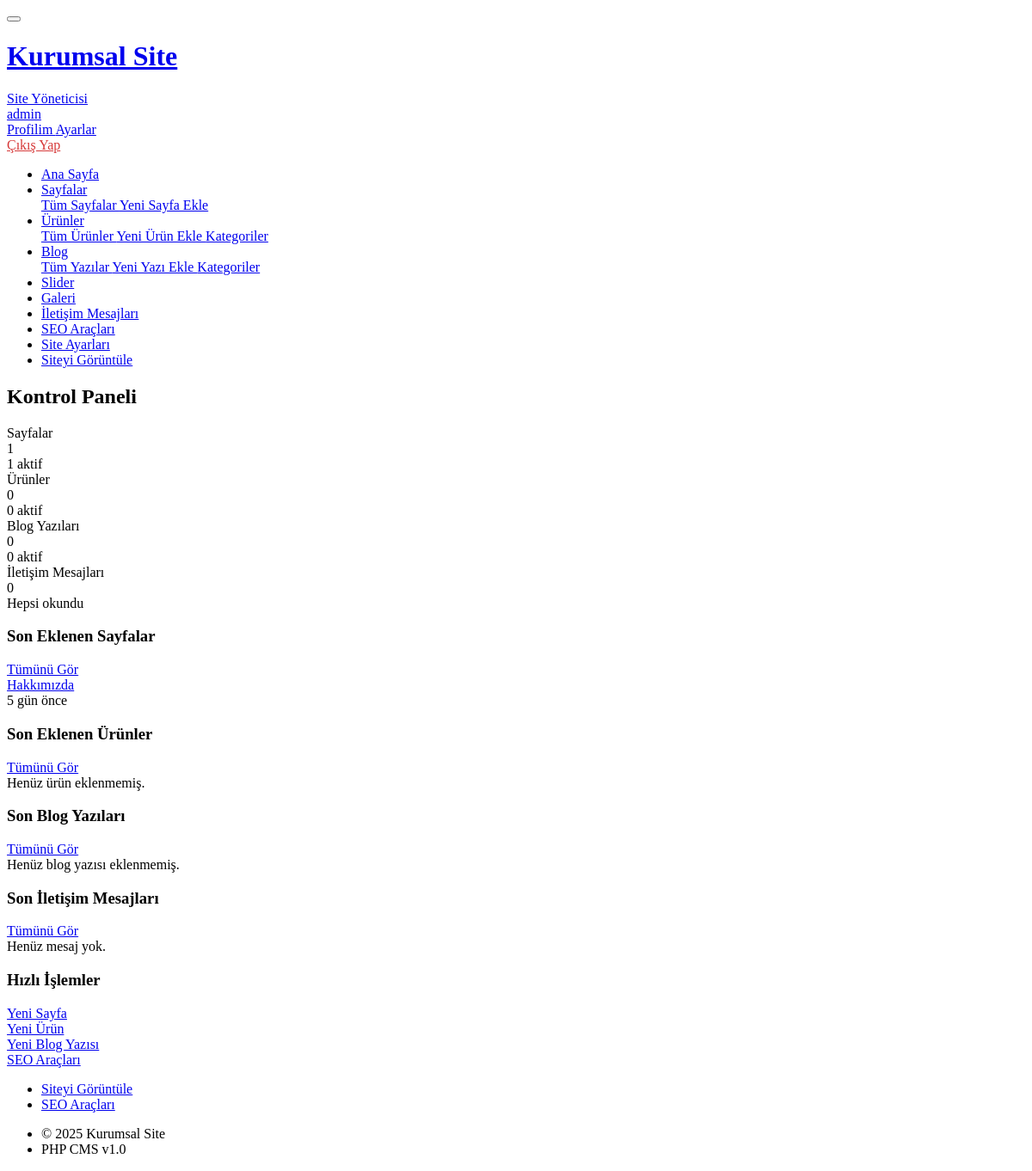
Page /admin/dashboard.php (signed in) on the committed database.
### tables this page shows
CREATE TABLE IF NOT EXISTS `settings` (
  `id` int(11) NOT NULL DEFAULT 1,
  `site_title` varchar(100) NOT NULL,
  `site_slogan` varchar(255) DEFAULT NULL,
  `logo` varchar(255) DEFAULT NULL,
  `favicon` varchar(255) DEFAULT NULL,
  `phone` varchar(20) DEFAULT NULL,
  `phone2` varchar(20) DEFAULT NULL,
  `email` varchar(100) DEFAULT NULL,
  `address` text DEFAULT NULL,
  `maps_embed` text DEFAULT NULL,
  `facebook` varchar(255) DEFAULT NULL,
  `instagram` varchar(255) DEFAULT NULL,
  `twitter` varchar(255) DEFAULT NULL,
  `youtube` varchar(255) DEFAULT NULL,
  `linkedin` varchar(255) DEFAULT NULL,
  `whatsapp` varchar(20) DEFAULT NULL,
  `default_og_image` varchar(255) DEFAULT NULL,
  `google_analytics` varchar(50) DEFAULT NULL,
  `google_search_console` varchar(255) DEFAULT NULL,
  `footer_text` text DEFAULT NULL,
  `custom_head_code` text DEFAULT NULL,
  `custom_body_code` text DEFAULT NULL,
  `created_at` timestamp NOT NULL DEFAULT current_timestamp(),
  `updated_at` timestamp NOT NULL DEFAULT current_timestamp() ON UPDATE current_timestamp(),
  PRIMARY KEY (`id`),
  CONSTRAINT `chk_settings_id` CHECK (`id` = 1)
);

CREATE TABLE IF NOT EXISTS `users` (
  `id` int(11) NOT NULL AUTO_INCREMENT,
  `username` varchar(50) NOT NULL,
  `email` varchar(100) NOT NULL,
  `password_hash` varchar(255) NOT NULL,
  `full_name` varchar(100) DEFAULT NULL,
  `is_active` tinyint(1) DEFAULT 1,
  `last_login` datetime DEFAULT NULL,
  `created_at` timestamp NOT NULL DEFAULT current_timestamp(),
  PRIMARY KEY (`id`),
  UNIQUE KEY `username` (`username`),
  UNIQUE KEY `email` (`email`)
);

CREATE TABLE IF NOT EXISTS `pages` (
  `id` int(11) NOT NULL AUTO_INCREMENT,
  `slug` varchar(100) NOT NULL,
  `title` varchar(200) NOT NULL,
  `content` longtext DEFAULT NULL,
  `featured_image` varchar(255) DEFAULT NULL,
  `seo_title` varchar(70) DEFAULT NULL,
  `seo_description` varchar(160) DEFAULT NULL,
  `seo_keywords` varchar(255) DEFAULT NULL,
  `seo_canonical` varchar(255) DEFAULT NULL,
  `seo_robots` enum('index,follow','noindex,follow','noindex,nofollow') DEFAULT 'index,follow',
  `og_title` varchar(70) DEFAULT NULL,
  `og_description` varchar(200) DEFAULT NULL,
  `og_image` varchar(255) DEFAULT NULL,
  `is_active` tinyint(1) DEFAULT 1,
  `is_in_menu` tinyint(1) DEFAULT 0,
  `menu_order` int(11) DEFAULT 0,
  `created_at` timestamp NOT NULL DEFAULT current_timestamp(),
  `updated_at` timestamp NOT NULL DEFAULT current_timestamp() ON UPDATE current_timestamp(),
  PRIMARY KEY (`id`),
  UNIQUE KEY `slug` (`slug`),
  KEY `is_active` (`is_active`),
  KEY `is_in_menu` (`is_in_menu`)
);

### admin/dashboard.php (the view, shortened to what the rows shown need)
<?php
require_once __DIR__ . '/inc/auth.php';
$pageTitle = 'Kontrol Paneli';
$db = Database::getInstance();
$recentPages = $db->fetchAll("SELECT id, title, created_at FROM pages ORDER BY created_at DESC LIMIT 5");
include __DIR__ . '/inc/header.php';
?>
<div class="row row-deck row-cards">
    <div class="col-lg-6">
        <div class="card">
            <div class="card-body p-0">
                <?php if (empty($recentPages)): ?>
                    <div class="p-3 text-muted">Henüz sayfa eklenmemiş.</div>
                <?php else: ?>
                    <div class="list-group list-group-flush">
                        <?php foreach ($recentPages as $page): ?>
                            <div class="list-group-item">
                                <div class="row align-items-center">
                                    <div class="col text-truncate">
                                        <a href="<?= adminUrl('pages.php?action=edit&id=' . $page['id']) ?>" class="text-reset">
                                            <?= e($page['title']) ?>
                                        </a>
                                        <div class="text-muted small"><?= timeAgo($page['created_at']) ?></div>
                                    </div>
                                </div>
                            </div>
                        <?php endforeach; ?>
                    </div>
                <?php endif; ?>
            </div>
        </div>
    </div>
</div>
<?php include __DIR__ . '/inc/footer.php'; ?>

### admin/inc/header.php (shortened to what the rows shown need)
<?php
$adminUser = getAdminUser();
$settings = getSettings();
$pageTitle = $pageTitle ?? 'Panel';
?>
<!DOCTYPE html>
<html lang="tr">
<head>
    <link href="https://cdn.jsdelivr.net/npm/@tabler/core@latest/dist/css/tabler.min.css" rel="stylesheet">
    <link href="https://cdn.jsdelivr.net/npm/@tabler/icons@latest/iconfont/tabler-icons.min.css" rel="stylesheet">
    <link href="<?= adminUrl('assets/css/admin.css') ?>" rel="stylesheet">
</head>
<body data-site-title="<?= e($settings['site_title']) ?>">
    <div class="page">
        <header class="navbar navbar-expand-md navbar-light d-print-none">
            <div class="container-xl">
                <h1 class="navbar-brand navbar-brand-autodark d-none-navbar-horizontal pe-0 pe-md-3">
                    <a href="<?= adminUrl('dashboard.php') ?>">
                        <?php if (!empty($settings['logo'])): ?>
                            <img src="<?= siteUrl('uploads/' . $settings['logo']) ?>" height="36" alt="<?= e($settings['site_title']) ?>">
                        <?php else: ?>
                            <?= e($settings['site_title']) ?>
                        <?php endif; ?>
                    </a>
                </h1>
                <div class="navbar-nav flex-row order-md-last">
                    <div class="nav-item dropdown">
                        <a href="#" class="nav-link d-flex lh-1 text-reset p-0" data-bs-toggle="dropdown">
                            <div class="d-none d-xl-block ps-2">
                                <div><?= e($adminUser['full_name'] ?? $adminUser['username']) ?></div>
                                <div class="mt-1 small text-muted"><?= e($adminUser['username']) ?></div>
                            </div>
                        </a>
                    </div>
                </div>
            </div>
        </header>
        <div class="page-wrapper">
            <div class="page-header d-print-none">
                <div class="container-xl">
                    <div class="row g-2 align-items-center">
                        <div class="col">
                            <h2 class="page-title"><?= e($pageTitle) ?></h2>
                        </div>
                    </div>
                </div>
            </div>
            <div class="page-body">
                <div class="container-xl">

### admin/inc/footer.php (shortened to what the rows shown need)
                </div>
            </div>
            <footer class="footer footer-transparent d-print-none">
                <div class="container-xl">
                    <div class="row text-center align-items-center flex-row-reverse">
                        <div class="col-12 col-lg-auto mt-3 mt-lg-0">
                            <ul class="list-inline list-inline-dots mb-0">
                                <li class="list-inline-item">
                                    &copy; <?= date('Y') ?> <?= e($settings['site_title']) ?>
                                </li>
                                <li class="list-inline-item">
                                    PHP CMS v1.0
                                </li>
                            </ul>
                        </div>
                    </div>
                </div>
            </footer>
        </div>
    </div>
</body>
</html>

### rows in the picture
settings: site_title "Kurumsal Site"
users: full_name "Site Yöneticisi", username "admin"
pages: title "Hakkımızda", created_at "5 gün önce"

### other values in the picture
$pageTitle "Kontrol Paneli"
$stats['pages'] "1"
$stats['pages_active'] "1"
$stats['products'] "0"
$stats['products_active'] "0"
$stats['posts'] "0"
$stats['posts_active'] "0"
$stats['contacts'] "0"
